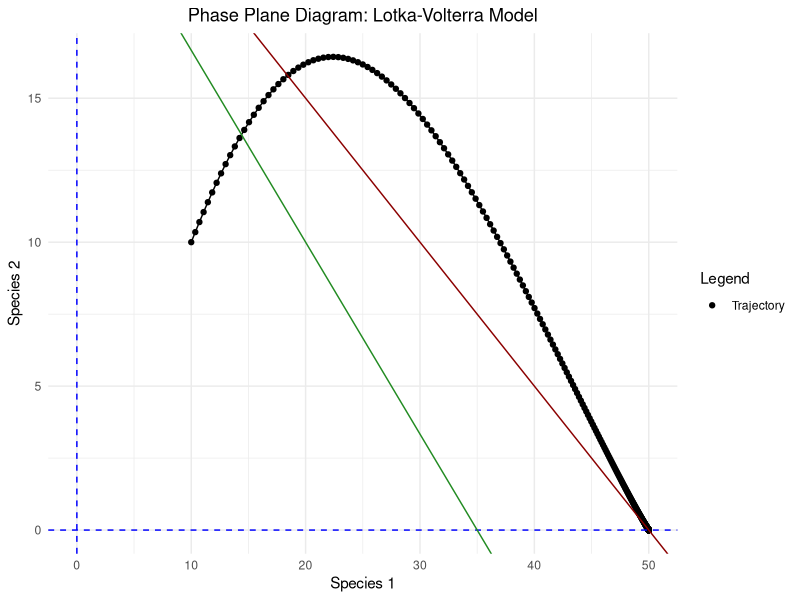

Reproduce this figure in R.
## ---- chunk 1
knitr::opts_chunk$set(echo = FALSE)
## ---- chunk 2
# Load required libraries
library(ggplot2)
## ---- chunk 3
# Define Lotka-Volterra equations
LV_equations <- function(t, N, params) {
  with(as.list(c(N, params)), {
    dN1 <- r1 * N1 * (1 - (N1 * alpha1 + N2 * beta1))
    dN2 <- r2 * N2 * (1 - (N1 * alpha2 + N2 * beta2))
    return(list(c(dN1, dN2)))
  })
}
## ---- chunk 4
# Set parameters
r1 <- 0.5  # Intrinsic growth rate of species 1
r2 <- 0.7  # Intrinsic growth rate of species 2
alpha1 <- 0.02  # Intraspecific competition coefficient for species 1
alpha2 <- 0.03  # Intraspecific competition coefficient for species 2
beta1 <- 0.01  # Interspecific competition coefficient for species 1
beta2 <- 0.02  # Interspecific competition coefficient for species 2

# Time vector
time <- seq(0, 100, by = 0.1)

# Initial population sizes
N1_0 <- 10
N2_0 <- 10

# Run simulations
library(deSolve)
LV_simulation <- ode(y = c(N1 = N1_0, N2 = N2_0), times = time, func = LV_equations, parms = c(r1 = r1, r2 = r2, alpha1 = alpha1, alpha2 = alpha2, beta1 = beta1, beta2 = beta2))

# Create phase plane diagram
ggplot(data = as.data.frame(LV_simulation), aes(x = N1, y = N2)) +
  geom_path() +
  geom_point(aes(color = "Trajectory")) +
  geom_hline(yintercept = 0, linetype = "dashed", color = "blue") +
  geom_vline(xintercept = 0, linetype = "dashed", color = "blue") +
  geom_abline(intercept = r1/alpha1, slope = -beta1/alpha1, linetype = "solid", color = "darkred") +
  geom_abline(intercept = r2/alpha2, slope = -beta2/alpha2, linetype = "solid", color = "forestgreen") +
  labs(x = "Species 1", y = "Species 2", color = "Legend") +
  theme_minimal() +
  scale_color_manual(values = c("Trajectory" = "black")) +
  ggtitle("Phase Plane Diagram: Lotka-Volterra Model") +
  theme(plot.title = element_text(hjust = 0.5))
